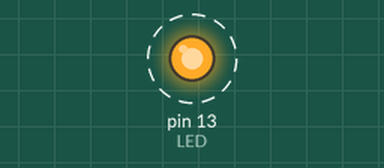
Bench run of a sketch on a simulated Arduino Uno, built with avr-gcc and run on an emulated ATmega328P. Shown: output pins drawn as LEDs (lit = HIGH). Dashed ring = blinking.

Above: at 0.5 s.
Timing chart, 0 to 4.6 s (numbered marks = the images above):
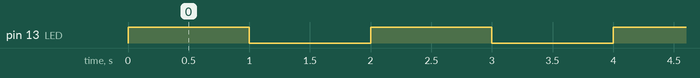

The sketch:

Mi_primer_codigo.ino
```cpp
#define LED 13
#define t 1000
void setup() {
  // put your setup code here, to run once:
  pinMode (LED, OUTPUT);

}

void loop() {
  // put your main code here, to run repeatedly:
  digitalWrite(LED, HIGH);
  delay(t);
  digitalWrite(LED, LOW);
  delay(t);

}
```

Measured:
- by itself, pin 13 (LED): alternates HIGH for 1.0 s and LOW for 1.0 s
